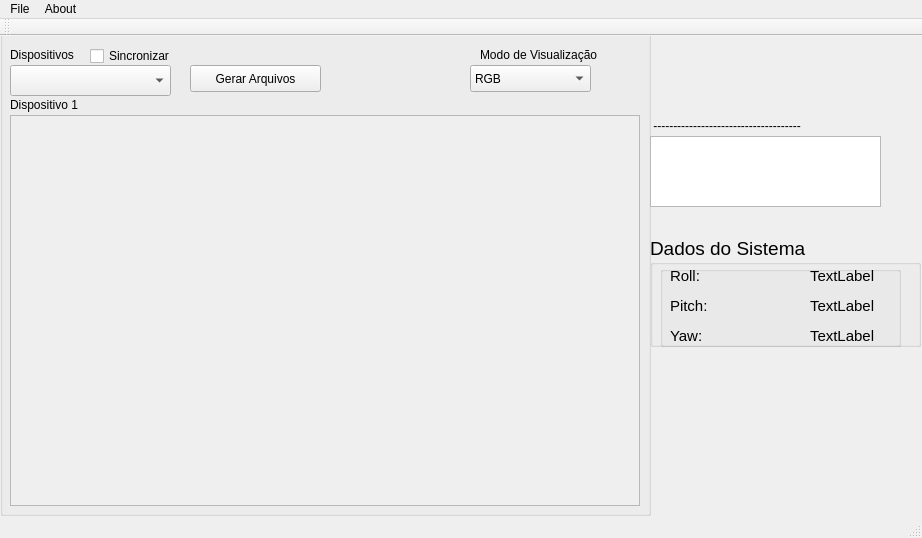
<?xml version="1.0" encoding="UTF-8"?>
<ui version="4.0">
 <class>MainWindow</class>
 <widget class="QMainWindow" name="MainWindow">
  <property name="geometry">
   <rect>
    <x>0</x>
    <y>0</y>
    <width>922</width>
    <height>538</height>
   </rect>
  </property>
  <property name="maximumSize">
   <size>
    <width>1920</width>
    <height>1080</height>
   </size>
  </property>
  <property name="windowTitle">
   <string>MainWindow</string>
  </property>
  <widget class="QWidget" name="centralWidget">
   <widget class="QGroupBox" name="mainGpBox">
    <property name="geometry">
     <rect>
      <x>0</x>
      <y>-11</y>
      <width>651</width>
      <height>491</height>
     </rect>
    </property>
    <property name="autoFillBackground">
     <bool>false</bool>
    </property>
    <property name="title">
     <string/>
    </property>
    <property name="alignment">
     <set>Qt::AlignCenter</set>
    </property>
    <widget class="QFrame" name="viewFrame">
     <property name="geometry">
      <rect>
       <x>10</x>
       <y>90</y>
       <width>630</width>
       <height>391</height>
      </rect>
     </property>
     <property name="baseSize">
      <size>
       <width>640</width>
       <height>480</height>
      </size>
     </property>
     <property name="autoFillBackground">
      <bool>true</bool>
     </property>
     <property name="frameShape">
      <enum>QFrame::StyledPanel</enum>
     </property>
     <property name="frameShadow">
      <enum>QFrame::Raised</enum>
     </property>
    </widget>
    <widget class="QLabel" name="dispositivoLbl">
     <property name="geometry">
      <rect>
       <x>10</x>
       <y>70</y>
       <width>371</width>
       <height>20</height>
      </rect>
     </property>
     <property name="text">
      <string>Dispositivo 1</string>
     </property>
    </widget>
    <widget class="QLabel" name="dispositivoslbl">
     <property name="geometry">
      <rect>
       <x>10</x>
       <y>20</y>
       <width>81</width>
       <height>20</height>
      </rect>
     </property>
     <property name="text">
      <string>Dispositivos</string>
     </property>
    </widget>
    <widget class="QComboBox" name="dispositivosCB">
     <property name="geometry">
      <rect>
       <x>10</x>
       <y>40</y>
       <width>161</width>
       <height>31</height>
      </rect>
     </property>
     <item>
      <property name="text">
       <string/>
      </property>
     </item>
     <item>
      <property name="text">
       <string>Laser</string>
      </property>
     </item>
     <item>
      <property name="text">
       <string>RGBD</string>
      </property>
     </item>
     <item>
      <property name="text">
       <string>IMU</string>
      </property>
     </item>
     <item>
      <property name="text">
       <string>Astra</string>
      </property>
     </item>
     <item>
      <property name="text">
       <string>Zed</string>
      </property>
     </item>
    </widget>
    <widget class="QComboBox" name="vModeCB">
     <property name="geometry">
      <rect>
       <x>470</x>
       <y>40</y>
       <width>121</width>
       <height>27</height>
      </rect>
     </property>
     <item>
      <property name="text">
       <string>RGB</string>
      </property>
     </item>
     <item>
      <property name="text">
       <string>Depth</string>
      </property>
     </item>
     <item>
      <property name="text">
       <string>RGB/Depth</string>
      </property>
     </item>
     <item>
      <property name="text">
       <string>Point Clould</string>
      </property>
     </item>
    </widget>
    <widget class="QLabel" name="vModeLbl">
     <property name="geometry">
      <rect>
       <x>480</x>
       <y>20</y>
       <width>151</width>
       <height>20</height>
      </rect>
     </property>
     <property name="text">
      <string>Modo de Visualização</string>
     </property>
    </widget>
    <widget class="QPushButton" name="pushButton">
     <property name="geometry">
      <rect>
       <x>190</x>
       <y>40</y>
       <width>131</width>
       <height>27</height>
      </rect>
     </property>
     <property name="text">
      <string>Gerar Arquivos</string>
     </property>
    </widget>
    <widget class="QCheckBox" name="checkBox">
     <property name="geometry">
      <rect>
       <x>90</x>
       <y>20</y>
       <width>111</width>
       <height>22</height>
      </rect>
     </property>
     <property name="text">
      <string>Sincronizar</string>
     </property>
    </widget>
   </widget>
   <widget class="QGroupBox" name="dispositivoGpBox">
    <property name="geometry">
     <rect>
      <x>650</x>
      <y>200</y>
      <width>271</width>
      <height>111</height>
     </rect>
    </property>
    <property name="font">
     <font>
      <pointsize>14</pointsize>
     </font>
    </property>
    <property name="title">
     <string>Dados do Sistema</string>
    </property>
    <widget class="QGroupBox" name="imuGP">
     <property name="geometry">
      <rect>
       <x>10</x>
       <y>30</y>
       <width>241</width>
       <height>81</height>
      </rect>
     </property>
     <property name="title">
      <string/>
     </property>
     <widget class="QLabel" name="yawLBL">
      <property name="geometry">
       <rect>
        <x>10</x>
        <y>60</y>
        <width>121</width>
        <height>20</height>
       </rect>
      </property>
      <property name="font">
       <font>
        <pointsize>11</pointsize>
       </font>
      </property>
      <property name="text">
       <string>Yaw:</string>
      </property>
     </widget>
     <widget class="QLabel" name="pitchSLBL">
      <property name="enabled">
       <bool>true</bool>
      </property>
      <property name="geometry">
       <rect>
        <x>150</x>
        <y>30</y>
        <width>66</width>
        <height>20</height>
       </rect>
      </property>
      <property name="font">
       <font>
        <pointsize>11</pointsize>
       </font>
      </property>
      <property name="text">
       <string>TextLabel</string>
      </property>
     </widget>
     <widget class="QLabel" name="yawSLBL">
      <property name="enabled">
       <bool>true</bool>
      </property>
      <property name="geometry">
       <rect>
        <x>150</x>
        <y>60</y>
        <width>66</width>
        <height>20</height>
       </rect>
      </property>
      <property name="font">
       <font>
        <pointsize>11</pointsize>
       </font>
      </property>
      <property name="text">
       <string>TextLabel</string>
      </property>
     </widget>
     <widget class="QLabel" name="rollSLBL">
      <property name="enabled">
       <bool>true</bool>
      </property>
      <property name="geometry">
       <rect>
        <x>150</x>
        <y>0</y>
        <width>66</width>
        <height>20</height>
       </rect>
      </property>
      <property name="font">
       <font>
        <pointsize>11</pointsize>
       </font>
      </property>
      <property name="text">
       <string>TextLabel</string>
      </property>
     </widget>
     <widget class="QLabel" name="pitchLBL">
      <property name="geometry">
       <rect>
        <x>10</x>
        <y>30</y>
        <width>121</width>
        <height>20</height>
       </rect>
      </property>
      <property name="font">
       <font>
        <pointsize>11</pointsize>
       </font>
      </property>
      <property name="text">
       <string>Pitch:</string>
      </property>
     </widget>
     <widget class="QLabel" name="rollLBL">
      <property name="geometry">
       <rect>
        <x>10</x>
        <y>0</y>
        <width>121</width>
        <height>20</height>
       </rect>
      </property>
      <property name="font">
       <font>
        <pointsize>11</pointsize>
       </font>
      </property>
      <property name="text">
       <string>Roll:</string>
      </property>
     </widget>
    </widget>
   </widget>
   <widget class="QTextBrowser" name="txtBox">
    <property name="geometry">
     <rect>
      <x>650</x>
      <y>100</y>
      <width>231</width>
      <height>71</height>
     </rect>
    </property>
   </widget>
   <widget class="QLabel" name="lblConnect">
    <property name="geometry">
     <rect>
      <x>650</x>
      <y>80</y>
      <width>231</width>
      <height>20</height>
     </rect>
    </property>
    <property name="text">
     <string> -------------------------------------</string>
    </property>
   </widget>
  </widget>
  <widget class="QMenuBar" name="menuBar">
   <property name="geometry">
    <rect>
     <x>0</x>
     <y>0</y>
     <width>922</width>
     <height>21</height>
    </rect>
   </property>
   <widget class="QMenu" name="menuFile">
    <property name="title">
     <string>File</string>
    </property>
    <addaction name="separator"/>
    <addaction name="actionExit"/>
   </widget>
   <widget class="QMenu" name="menuAbout">
    <property name="title">
     <string>About</string>
    </property>
   </widget>
   <addaction name="menuFile"/>
   <addaction name="menuAbout"/>
  </widget>
  <widget class="QToolBar" name="mainToolBar">
   <attribute name="toolBarArea">
    <enum>TopToolBarArea</enum>
   </attribute>
   <attribute name="toolBarBreak">
    <bool>false</bool>
   </attribute>
  </widget>
  <widget class="QStatusBar" name="statusBar"/>
  <action name="actionExit">
   <property name="text">
    <string>Exit</string>
   </property>
  </action>
 </widget>
 <layoutdefault spacing="6" margin="11"/>
 <resources/>
 <connections/>
</ui>
